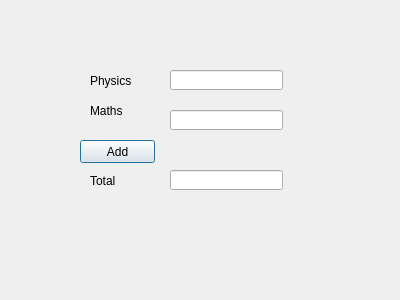
<?xml version="1.0" encoding="UTF-8"?>
<ui version="4.0">
 <class>Dialog</class>
 <widget class="QDialog" name="Dialog">
  <property name="geometry">
   <rect>
    <x>0</x>
    <y>0</y>
    <width>400</width>
    <height>300</height>
   </rect>
  </property>
  <property name="windowTitle">
   <string>Dialog</string>
  </property>
  <widget class="QPushButton" name="pushButton">
   <property name="geometry">
    <rect>
     <x>80</x>
     <y>140</y>
     <width>75</width>
     <height>23</height>
    </rect>
   </property>
   <property name="text">
    <string>Add</string>
   </property>
  </widget>
  <widget class="QLabel" name="label">
   <property name="geometry">
    <rect>
     <x>90</x>
     <y>70</y>
     <width>61</width>
     <height>21</height>
    </rect>
   </property>
   <property name="text">
    <string>Physics</string>
   </property>
  </widget>
  <widget class="QLabel" name="label_2">
   <property name="geometry">
    <rect>
     <x>90</x>
     <y>100</y>
     <width>61</width>
     <height>21</height>
    </rect>
   </property>
   <property name="text">
    <string>Maths</string>
   </property>
  </widget>
  <widget class="QLabel" name="label_3">
   <property name="geometry">
    <rect>
     <x>90</x>
     <y>170</y>
     <width>61</width>
     <height>21</height>
    </rect>
   </property>
   <property name="text">
    <string>Total</string>
   </property>
  </widget>
  <widget class="QLineEdit" name="lineEdit">
   <property name="geometry">
    <rect>
     <x>170</x>
     <y>70</y>
     <width>113</width>
     <height>20</height>
    </rect>
   </property>
   <property name="autoFillBackground">
    <bool>false</bool>
   </property>
  </widget>
  <widget class="QLineEdit" name="lineEdit_2">
   <property name="geometry">
    <rect>
     <x>170</x>
     <y>110</y>
     <width>113</width>
     <height>20</height>
    </rect>
   </property>
  </widget>
  <widget class="QLineEdit" name="lineEdit_3">
   <property name="geometry">
    <rect>
     <x>170</x>
     <y>170</y>
     <width>113</width>
     <height>20</height>
    </rect>
   </property>
  </widget>
 </widget>
 <resources/>
 <connections/>
</ui>
